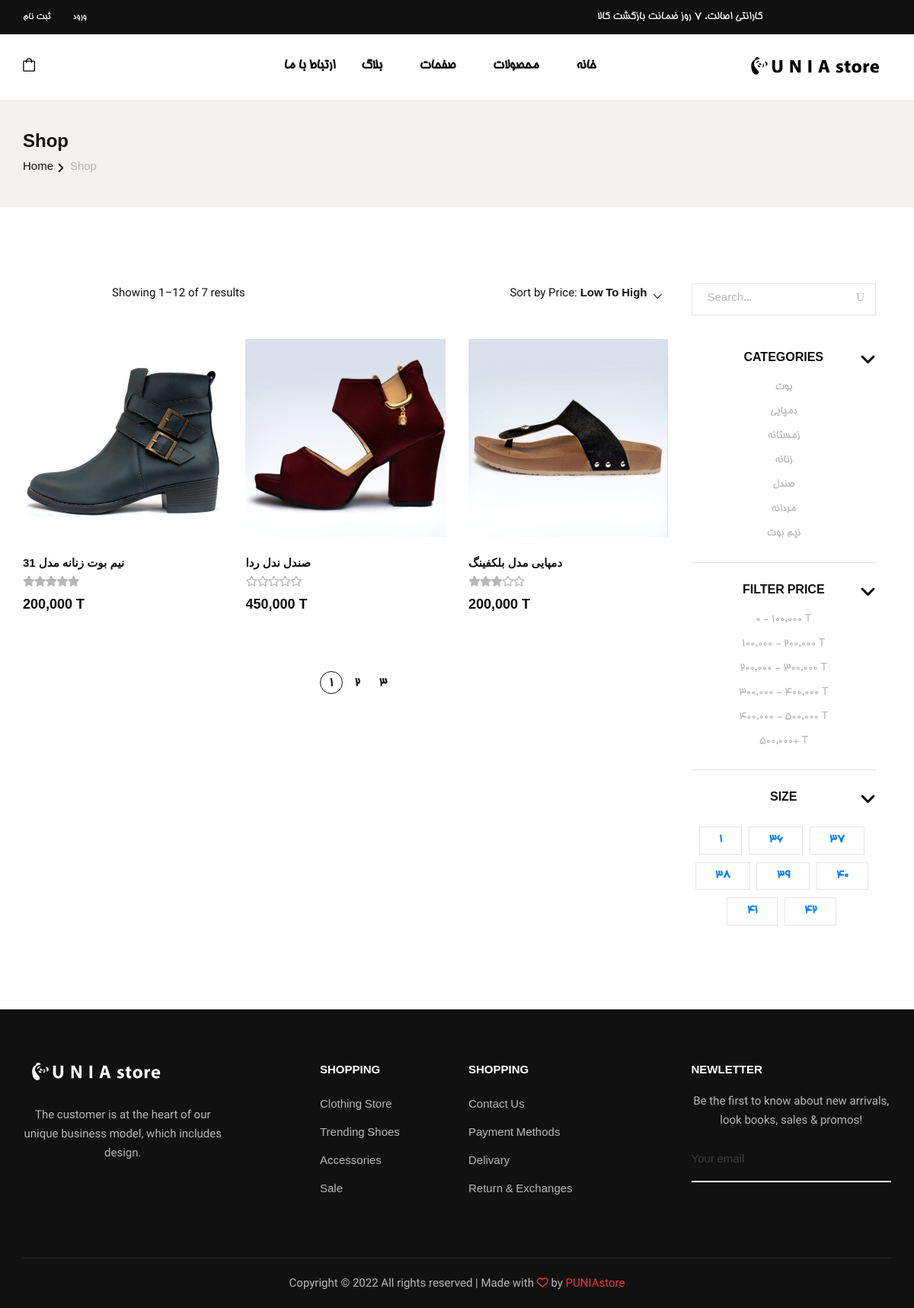
The page /shop on the database as committed earlier.
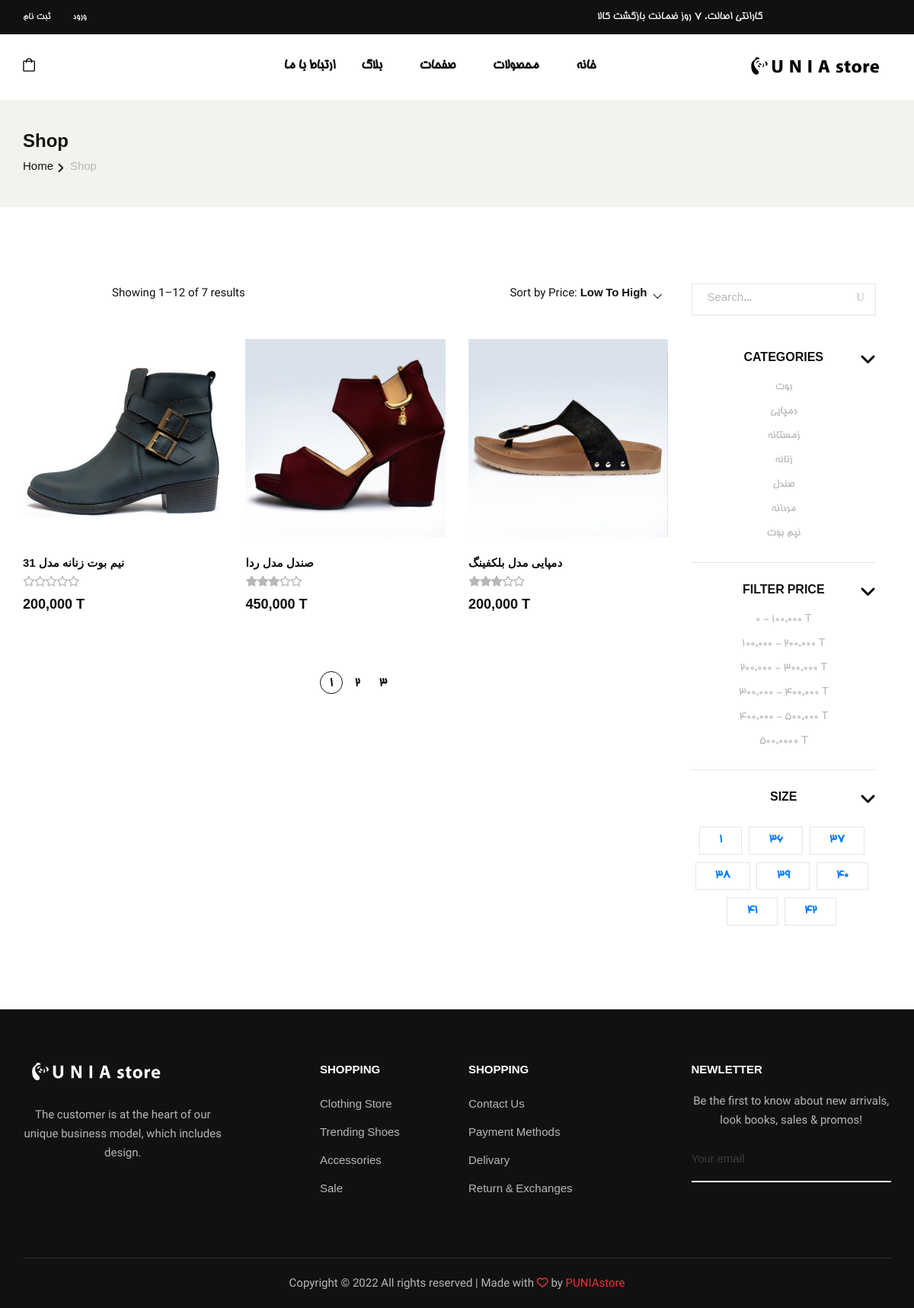
The same page on the database as committed later.
### shop/models.py (models this page shows, shortened)
class Product(models.Model):
    name = models.CharField(max_length=50)
    desciption = models.TextField(max_length=300, null=True, blank=True)
    category = models.ManyToManyField(Category)
    dkp = models.CharField(unique=True, max_length=12, null=True, blank=True)
    createDate = models.DateField(null=True)
    averageRating = models.FloatField(null=True, blank=True , default=0.0)
    ratingCount = models.IntegerField(null=True, blank=True , default=0)
    cover = models.ImageField(
        upload_to='images/', default=None, blank=True, null=True)

### shop/views.py (the view)
# urls.py: path('', include('shop.urls')),
def shop(request, filterby="date", filterfield="CreateDate", showcount=12):
    if request.method == 'POST':
        pass
    else:
        if(filterby == "category"):
            filterfield = uri_to_iri(filterfield)
            products = Product.objects.filter(category__name=filterfield).annotate(minPrice=Min(
                'variantproduct__mainPrice'))
        elif(filterby == "price"):
            filterfield = filterfield.split(',')
            filterfield[0] = int(filterfield[0])*1000
            filterfield[1] = int(filterfield[1])*1000
            products = Product.objects.annotate(minPrice=Min('variantproduct__mainPrice')).filter(
                minPrice__lte=filterfield[1], minPrice__gte=filterfield[0])
        elif(filterby == "size"):
            products = Product.objects.annotate(minPrice=Min(
                'variantproduct__mainPrice')).filter(variantproduct__size=filterfield)
        else:
            products = Product.objects.annotate(
                minPrice=Min('variantproduct__mainPrice'))
        pcount = Product.objects.all().count()
        paginator = Paginator(products, 3)
        page = request.GET.get('page', '1')
        products = paginator.page(page)
        categories = Category.objects.all().order_by('name')
        sizes = VariantProduct.objects.values(
            'size').order_by('size').distinct()
        context = {'products': products, 'categories': categories,
                'pcount': pcount, 'sizes': sizes}
        return render(request, 'shop/shop.html', context)

### shop/templates/shop/shop.html (shortened to what the changed rows need)
{% extends 'base.html' %}
{%load mathfilters %}
{% load humanize %}
{% block content %}
    <section class="shop spad" style= "direction:rtl;">
        <div class="container">
            <div class="row">
                <div class="col-lg-9"style= "direction:ltr;">
                    <div class="row">
                        {%for item in products%}
                        <div class="col-lg-4 col-md-6 col-sm-6">
                            <div class="product__item">
                            <a href={% url 'detail' item.id %}>
                                <div class="product__item__pic set-bg" data-setbg="{{item.cover.url}}">
                                </div>
                            <a/>
                                <div class="product__item__text">
                                    <h6>{{item.name}}</h6>
                                    <div class="rating">
                                        {% for i in '12345'|make_list %}
                                        {%if forloop.counter > item.averageRating %}
                                        <i class="fa fa-star-o"></i>
                                        {%else%}
                                        <i class="fa fa-star"></i>
                                        {%endif%}
                                        {%endfor%}
                                    </div>
                                    <h5>{{item.minPrice| intcomma}} T</h5>
                                </div>
                            </div>
                        </div>
                        {%endfor%}
                    </div>
                </div>
            </div>
        </div>
    </section>
{%endblock%}

Rows that differ between the two databases and show on the page:
changed Product "نیم بوت زنانه مدل 31": averageRating empty → 0 (drawn)
changed Product: name "صندل ندل ردا" → "صندل مدل ردا"; averageRating 0 → 3 (drawn)
